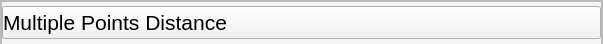
                  <widget class="QFrame" name="MultiplePointsFrame">
                   <property name="minimumSize">
                    <size>
                     <width>603</width>
                     <height>44</height>
                    </size>
                   </property>
                   <property name="maximumSize">
                    <size>
                     <width>603</width>
                     <height>44</height>
                    </size>
                   </property>
                   <property name="styleSheet">
                    <string notr="true">background-color: rgb(243, 243, 243);</string>
                   </property>
                   <property name="frameShape">
                    <enum>QFrame::StyledPanel</enum>
                   </property>
                   <property name="frameShadow">
                    <enum>QFrame::Raised</enum>
                   </property>
                   <layout class="QVBoxLayout" name="verticalLayout_11">
                    <property name="spacing">
                     <number>0</number>
                    </property>
                    <property name="leftMargin">
                     <number>0</number>
                    </property>
                    <property name="topMargin">
                     <number>0</number>
                    </property>
                    <property name="rightMargin">
                     <number>0</number>
                    </property>
                    <property name="bottomMargin">
                     <number>0</number>
                    </property>
                    <item>
                     <widget class="QFrame" name="MultipleTitleFrame">
                      <property name="minimumSize">
                       <size>
                        <width>0</width>
                        <height>44</height>
                       </size>
                      </property>
                      <property name="maximumSize">
                       <size>
                        <width>16777215</width>
                        <height>44</height>
                       </size>
                      </property>
                      <property name="frameShape">
                       <enum>QFrame::StyledPanel</enum>
                      </property>
                      <property name="frameShadow">
                       <enum>QFrame::Raised</enum>
                      </property>
                      <layout class="QVBoxLayout" name="verticalLayout_15">
                       <property name="spacing">
                        <number>0</number>
                       </property>
                       <property name="leftMargin">
                        <number>0</number>
                       </property>
                       <property name="topMargin">
                        <number>0</number>
                       </property>
                       <property name="rightMargin">
                        <number>0</number>
                       </property>
                       <property name="bottomMargin">
                        <number>0</number>
                       </property>
                       <item>
                        <widget class="QPushButton" name="ExpandMultiple">
                         <property name="font">
                          <font>
                           <pointsize>16</pointsize>
                          </font>
                         </property>
                         <property name="styleSheet">
                          <string notr="true">text-align: left</string>
                         </property>
                         <property name="text">
                          <string>Multiple Points Distance</string>
                         </property>
                         <property name="icon">
                          <iconset>
                           <normalon>:/Expand/ExpandArrow.png</normalon>
                          </iconset>
                         </property>
                         <property name="iconSize">
                          <size>
                           <width>40</width>
                           <height>40</height>
                          </size>
                         </property>
                        </widget>
                       </item>
                      </layout>
                     </widget>
                    </item>
                    <item>
                     <widget class="QFrame" name="MultipleFunctionFrame">
                      <property name="frameShape">
                       <enum>QFrame::StyledPanel</enum>
                      </property>
                      <property name="frameShadow">
                       <enum>QFrame::Raised</enum>
                      </property>
                      <widget class="QPushButton" name="pushButton_3">
                       <property name="geometry">
                        <rect>
                         <x>240</x>
                         <y>10</y>
                         <width>89</width>
                         <height>25</height>
                        </rect>
                       </property>
                       <property name="text">
                        <string>PushButton</string>
                       </property>
                      </widget>
                     </widget>
                    </item>
                   </layout>
                  </widget>
